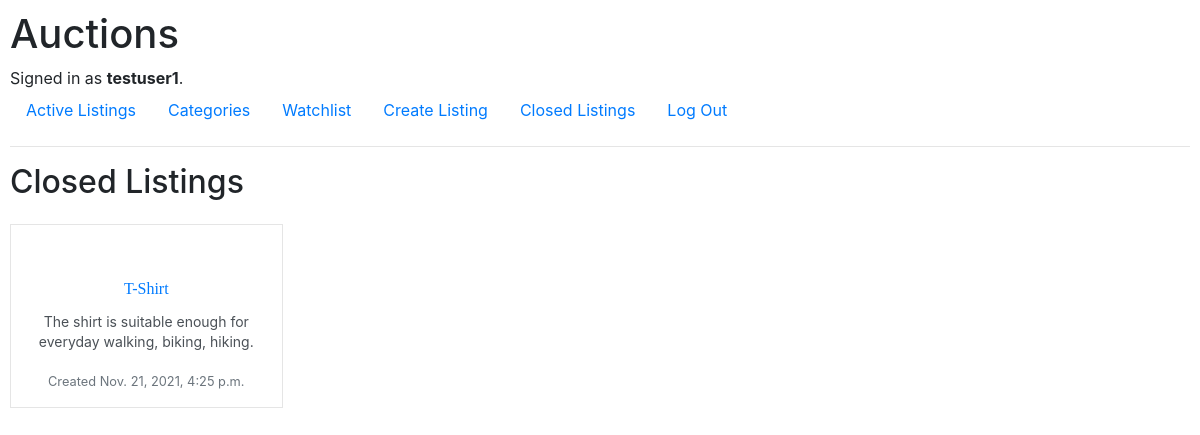
Screenshot of /closed (signed in) with the database file from the repository.
### auctions/models.py (models this page shows, shortened)
class User(AbstractUser):
    pass

class Listing(models.Model):
    title = models.CharField(max_length=255, default=None)
    description = models.CharField(max_length=255, default=None)
    starting_bid = models.DecimalField(max_digits=6, decimal_places=2)
    current_bid = models.DecimalField(max_digits=6, decimal_places=2, blank=True, null=True, default=None)
    category = models.ForeignKey(Category, on_delete=models.CASCADE, blank=True, null=True, default=None)
    img_url = models.CharField(blank=True, max_length=255, default="https://image.shutterstock.com/image-vector/no-image-available-sign-internet-600w-261719003.jpg")
    date = models.DateTimeField(default=timezone.now)
    author = models.ForeignKey(User, on_delete=models.CASCADE, blank=True, null=True, related_name="author")
    watcher = models.ManyToManyField(User, blank=True, related_name="watchlist")
    buyer = models.ForeignKey(User, on_delete=models.CASCADE, null=True, blank=True, default=None)
    is_active = models.BooleanField(default=True)

### auctions/views.py (the view)
# urls.py: path("closed", views.closed, name="closed"),
def closed(request):
    listings = Listing.objects.filter(is_active=False)
    data = {
        "listings": listings,
    }
    return render(request, "auctions/closed.html", data)

### auctions/templates/auctions/closed.html (shortened to what this page needs)
{% extends "auctions/layout.html" %}
{% block body %}
<h2>Closed Listings</h2>
{% if user.is_authenticated %}
<div class="row">
  {% for listing in listings %}
    <div class="col-lg-3 col-sm-6">
      <div class="goods-card">
        <h5 class="goods-title">
          <a href="{% url 'listing' listing_id=listing.id %}"
            >{{ listing.title }}</a>
        </h5>
        <p class="goods-description">{{ listing.description }}</p>
        <small class="text-muted">Created {{ listing.date }}</small>
      </div>
    </div>
  {% empty %}
    <div class="p-empty">
      <p>Empty ...</p>
    </div>
  {% endfor %}
</div>
{% endif %}
{% endblock %}

### auctions/templates/auctions/layout.html (shortened to what this page needs)
{% load static %}
<!DOCTYPE html>
<html lang="en">
  <head>
    <link
      rel="stylesheet"
      href="https://stackpath.bootstrapcdn.com/bootstrap/4.4.1/css/bootstrap.min.css"
    />
    <link href="{% static 'auctions/style.css' %}" rel="stylesheet" />
  </head>
  <body>
    <h1>Auctions</h1>
    <div>
      {% if user.is_authenticated %} Signed in as
      <strong>{{ user.username }}</strong>. {% else %} Not signed in {% endif %}
    </div>
    <ul class="nav">
      <li class="nav-item">
        <a class="nav-link" href="{% url 'index' %}">Active Listings</a>
      </li>
      {% if user.is_authenticated %}
      <li class="nav-item">
        <a class="nav-link" href="{% url 'category' %}">Categories</a>
      </li>
      <li class="nav-item">
        <a class="nav-link" href="{% url 'watchlist' %}">Watchlist
        </a>
      </li>
      <li class="nav-item">
        <a class="nav-link" href="{% url 'create' %}">Create Listing</a>
      </li>
      <li class="nav-item">
        <a class="nav-link" href="{% url 'closed' %}">Closed Listings</a>
      </li>
      <li class="nav-item">
        <a class="nav-link" href="{% url 'logout' %}">Log Out</a>
      </li>
      {% endif %}
    </ul>
    <hr />
    {% block body %} {% endblock %}
  </body>
</html>

### auctions/static/auctions/style.css (style rules this page uses)
body { padding: 10px; }
.goods-card { position: relative; text-align: center; padding: 15px; margin-top: 15px; border: 1px solid rgba(0,0,0,.1); }
.goods-title { padding-top: 15px; padding-bottom: 5px; font-size: 16px; color: #262d33; font-family: Roboto Slab, serif; }
.goods-description { color: #4b5157; font-size: 14px; line-height: 20px; }

### rows the page displays
User: username "testuser1"
Listing: title "T-Shirt", description "The shirt is suitable enough for everyday walking, biking, hiking.", date "Nov. 21, 2021, 4:25 p.m."
